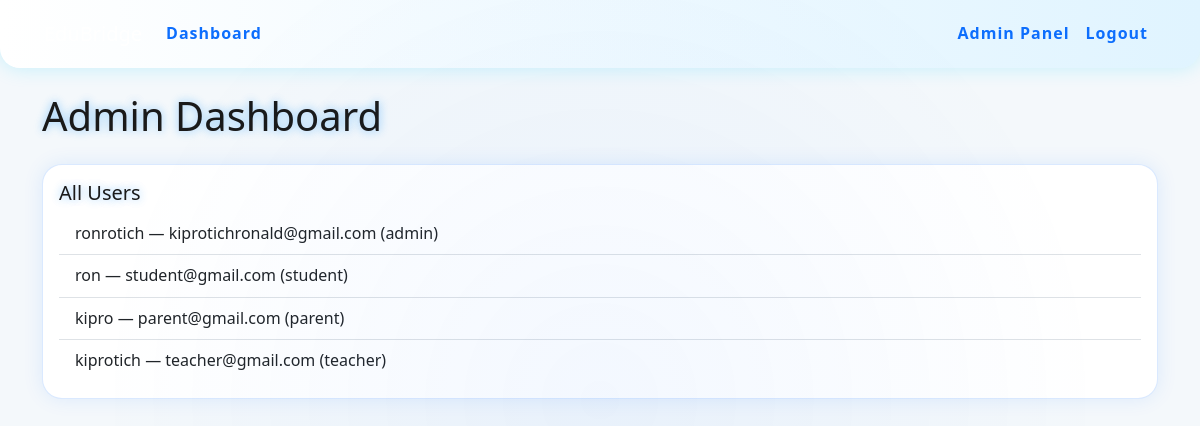
The page /dashboard (signed in) on the database its author committed.
### models.py (models this page shows)
class User(db.Model, UserMixin):
    id = db.Column(db.Integer, primary_key=True)
    name = db.Column(db.String(120), nullable=False)
    email = db.Column(db.String(255), unique=True, nullable=False)
    password_hash = db.Column(db.String(255), nullable=False)
    role = db.Column(db.String(20), nullable=False, default="student")  # student | teacher | parent | admin
    created_at = db.Column(db.DateTime, default=datetime.utcnow)
    moods = db.relationship("MoodEntry", backref="user", lazy=True)
    study_plans = db.relationship("StudyPlan", backref="user", lazy=True)

### app.py (the view)
@app.route("/dashboard")
@login_required
def dashboard():
    role = current_user.role.lower()  # ensure lowercase for template checks
    recent_moods = []
    plans = []
    students = []
    children = []
    users = []
    if role == "student":
        recent_moods = MoodEntry.query.filter_by(user_id=current_user.id).order_by(MoodEntry.created_at.desc()).limit(7).all()
        plans = StudyPlan.query.filter_by(user_id=current_user.id).order_by(StudyPlan.created_at.desc()).limit(10).all()
    elif role == "teacher":
        students = User.query.filter_by(role="student").all()
    elif role == "parent":
        children = User.query.filter_by(role="student").all()  # adjust as needed
    elif role == "admin":
        users = User.query.all()
    else:
        flash("Role not recognized.", "danger")
        return redirect(url_for("logout"))
    return render_template(
        "dashboard.html",
        role=role,
        recent_moods=recent_moods,
        plans=plans,
        students=students,
        children=children,
        users=users
    )

### app.py (called while the page is built)
@login_manager.user_loader
def load_user(user_id):
    return db.session.get(User, int(user_id))

### templates/dashboard.html (shortened to what this page needs)
{% extends "base.html" %}
{% block content %}
{% set normalized_role = (role or current_user.role or '')|lower %}
<h1 class="mb-4 text-futuristic">{{ normalized_role|capitalize }} Dashboard</h1>
{% if normalized_role == "student" %}
<div class="row g-4">
    <div class="col-lg-6">
        <div class="card shadow-futuristic h-100">
            <div class="card-body">
                <h3 class="h5 text-futuristic-title">Recent Mood Check-ins</h3>
                {% if recent_moods %}
                    <ul class="list-group list-group-flush">
                        {% for m in recent_moods %}
                        <li class="list-group-item d-flex justify-content-between align-items-center futuristic-item">
                            <span>{{ m.created_at.strftime('%b %d, %Y') }} — <strong class="text-capitalize">{{ m.mood }}</strong></span>
                            {% if m.note %}
                            <small class="text-muted">{{ m.note[:60] }}{% if m.note|length > 60 %}…{% endif %}</small>
                            {% endif %}
                        </li>
                        {% endfor %}
                    </ul>
                {% else %}
                    <p class="text-muted mb-0">No check-ins yet.</p>
                {% endif %}
                <a class="btn btn-futuristic mt-3" href="{{ url_for('mood') }}">Log today's mood</a>
            </div>
        </div>
    </div>
    <div class="col-lg-6">
        <div class="card shadow-futuristic h-100">
            <div class="card-body">
                <h3 class="h5 text-futuristic-title">Your Study Plans</h3>
                {% if plans %}
                    <ul class="list-group list-group-flush">
                        {% for p in plans %}
                        <li class="list-group-item d-flex justify-content-between align-items-center futuristic-item">
                            <div>
                                <div><strong>{{ p.subject }}</strong> – {{ p.topic }}</div>
                                {% if p.due_date %}
                                <small class="text-muted">Due {{ p.due_date.strftime('%b %d, %Y') }}</small>
                                {% endif %}
                            </div>
                            <span class="badge bg-{{ 'success' if p.is_done else 'secondary' }}">
                                {{ 'Done' if p.is_done else 'Pending' }}
                            </span>
                        </li>
                        {% endfor %}
                    </ul>
                {% else %}
                    <p class="text-muted mb-0">No study tasks yet.</p>
                {% endif %}
                <a class="btn btn-futuristic mt-3" href="{{ url_for('study_plan') }}">Add study task</a>
            </div>
        </div>
    </div>
</div>
{% elif normalized_role == "admin" %}
<div class="card shadow-futuristic mb-4">
    <div class="card-body">
        <h3 class="h5 text-futuristic-title">All Users</h3>
        {% if users %}
            <ul class="list-group list-group-flush">
                {% for user in users %}
                <li class="list-group-item futuristic-item">{{ user.name }} — {{ user.email }} ({{ user.role }})</li>
                {% endfor %}
            </ul>
        {% else %}
            <p class="text-muted">No users found.</p>
        {% endif %}
    </div>
</div>
{% else %}
<p class="text-danger">Role not recognized. Please contact an administrator.</p>
{% endif %}
{% endblock %}

### static/css/style.css (style rules this page uses)
body { background: #f4f8fb; font-family: 'Segoe UI', Tahoma, Geneva, Verdana, sans-serif; color: #1a1a1a; line-height: 1.6; margin: 0; transition: background 0.3s, color 0.3s; }
.card { border-radius: 1.25rem; background: #ffffff; box-shadow: 0 0 20px rgba(13, 110, 253, 0.1); transition: transform 0.3s ease, box-shadow 0.3s ease, background 0.3s ease; color: #1a1a1a; border: 1px solid rgba(13, 110, 253, 0.15); }
a, button, .nav-link, .card { transition: all 0.3s ease-in-out; }
h1, h2, h3, h4, h5, h6 { text-transform: none; text-shadow: 0 0 8px rgba(13, 110, 253, 0.3), 0 0 12px rgba(0, 212, 255, 0.2); }

### rows shown on the page
User: role "Admin", name "ronrotich", email "kiprotichronald@gmail.com", role "admin"
User: name "ron", email "student@gmail.com", role "student"
User: name "kipro", email "parent@gmail.com", role "parent"
User: name "kiprotich", email "teacher@gmail.com", role "teacher"
